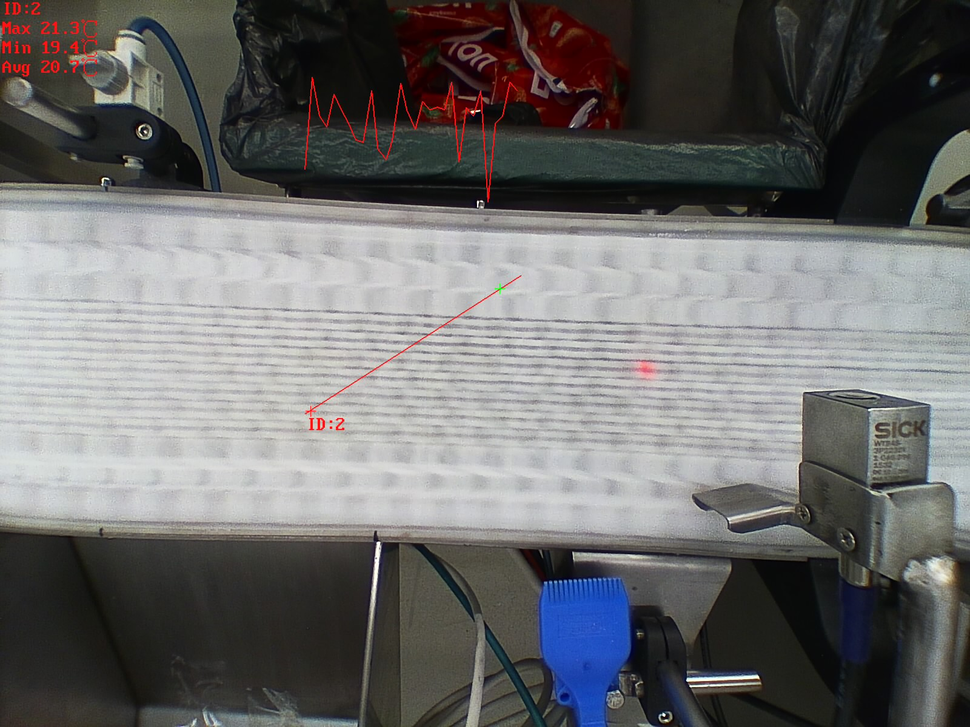
#> input picture datasets/sample.png, 970 x 727 px, shrunk from 1600 x 1200 before the run, given in place of 001.avi, which was not available
$ python algorithm.py
#> lines starting #> are read from the running program, lines starting #| are printed output that depends on the picture; after the words box and inside, x2 and y2 are one past the last pixel; in counts of white or black regions, pixels touching at a corner belong together; pictures that were not available may be replaced by others from this repository, and a replacement may not be noted
import cv2
import numpy as np
import glob
from tqdm import tqdm
import imutils
import time

speed = 100


def create_video(dataset: str, video: str, size: tuple):
    out = cv2.VideoWriter(video, cv2.VideoWriter_fourcc(*'DIVX'), 24, size)
    for filename in tqdm(glob.glob(f'{dataset}/*.jpg')):
        frame = cv2.imread(filename)
        out.write(frame)
    out.release()


def classify(number_normal_pixels, number_defect_pixels):
    ratio = number_normal_pixels / number_defect_pixels
    if 10 <= ratio <= 65:
        return 'Normal Ice-Cream'
    elif 1 <= ratio < 10:
        return '0.5 Ice-Cream'
    elif ratio < 1:
        return 'Empty Ice-Cream'
    elif ratio > 65:
        return '1.5 Ice-Cream'


def set_speed(value):
    global speed
    speed = max(value, 1)


def find_ice_cream(filename):
#> called with filename = 'dataset/001.avi'
    cap = cv2.VideoCapture(filename)
    cv2.namedWindow(filename)
    avr_time = []
    cv2.createTrackbar('Speed', filename, speed, 100, set_speed)
    flag = False
    number_ice_cream = 0
    number_frame = 0
    for _ in tqdm(range(int(cap.get(cv2.CAP_PROP_FRAME_COUNT)))):
        start = time.time()
        ret, frame = cap.read()
        if not ret:
            break
        else:
            # frame = cv2.imread(filename)
            # frame = cv2.cvtColor(frame, cv2.COLOR_BGR2GRAY)
            roi = frame[60:180]
            cv2.line(roi, (160, 0), (160, 180), (0, 0, 255), 2)
            lower_range_normal = (0, 0, 0)
            upper_range_normal = (50, 50, 50)
            normal_region = cv2.inRange(roi, lower_range_normal, upper_range_normal)
            lower_range_defect = (180, 180, 180)
            upper_range_defect = (255, 255, 255)
            defect_region = cv2.inRange(roi, lower_range_defect, upper_range_defect)
            contours, _ = cv2.findContours(normal_region, cv2.RETR_EXTERNAL, cv2.CHAIN_APPROX_SIMPLE)
            contours2, _ = cv2.findContours(defect_region, cv2.RETR_EXTERNAL, cv2.CHAIN_APPROX_SIMPLE)
            contours += contours2
            if contours:
                max_contour = max(contours, key=cv2.contourArea)
                x, y, w, h = cv2.boundingRect(max_contour)
                roi2 = roi[y:y + h, x:x + w]
                normal_region2 = normal_region[y:y + h, x:x + w]
                defect_region2 = defect_region[y:y + h, x:x + w]
            # normal_region2 = cv2.morphologyEx(normal_region2, cv2.MORPH_CLOSE, kernel)
            # defect_region2 = cv2.morphologyEx(defect_region2, cv2.MORPH_CLOSE, kernel)
                number_defect_pixels = cv2.countNonZero(defect_region2)
                number_normal_pixels = cv2.countNonZero(normal_region2)
                max_pixels = roi2.shape[0] * roi2.shape[1]
            if number_defect_pixels/max_pixels > 0.005 and number_normal_pixels/max_pixels > 0.005:
                if h + w > 160 and not flag:
                    text = classify(number_normal_pixels, number_defect_pixels)
                    with open('result.txt', 'a+') as file:
                        file.write(f'{text}\n')
                    cv2.imwrite(f'result/{number_frame}_{text}.jpg', frame)
                    # cv2.rectangle(roi, (x, y), (x + w, y + h), 255, 2)
                    cv2.putText(frame, text, (0, 15),
                                fontFace=cv2.FONT_HERSHEY_COMPLEX_SMALL, fontScale=1,
                                color=(0, 255, 0), thickness=1)
                    cv2.putText(frame, f'{number_normal_pixels / max_pixels * 100}', (0, 30),
                                fontFace=cv2.FONT_HERSHEY_COMPLEX_SMALL, fontScale=1,
                                color=(0, 255, 0), thickness=1)
                    cv2.putText(frame, f'{number_defect_pixels / max_pixels * 100}', (0, 45),
                                fontFace=cv2.FONT_HERSHEY_COMPLEX_SMALL, fontScale=1,
                                color=(0, 255, 0), thickness=1)
                    flag = True
                    number_ice_cream += 1
            else:
                flag = False
            roi = cv2.cvtColor(roi, cv2.COLOR_BGR2GRAY)
            roi2 = cv2.cvtColor(roi2, cv2.COLOR_BGR2GRAY)
            roi = np.vstack((roi, normal_region, defect_region))
            if contours:
                ice_cream = np.vstack((roi2, normal_region2, defect_region2))
            cv2.imshow(filename, frame)
            cv2.imshow('ROI', roi)
            if contours:
                cv2.imshow('ICE-CREAM', ice_cream)
            avr_time.append(time.time() - start)
            number_frame += 1
            if cv2.waitKey(int(speed)) & 0xFF == ord('q'):
                print(number_ice_cream)
                avr_time = np.array(avr_time)
                print(np.average(avr_time))
                break
#> this loop made 1 pass; (key q is pressed on pass 1)
#> (x, y, w, h, number_defect_pixels, number_normal_pixels) on pass 1: (497, 0, 473, 120, 3, 39342)
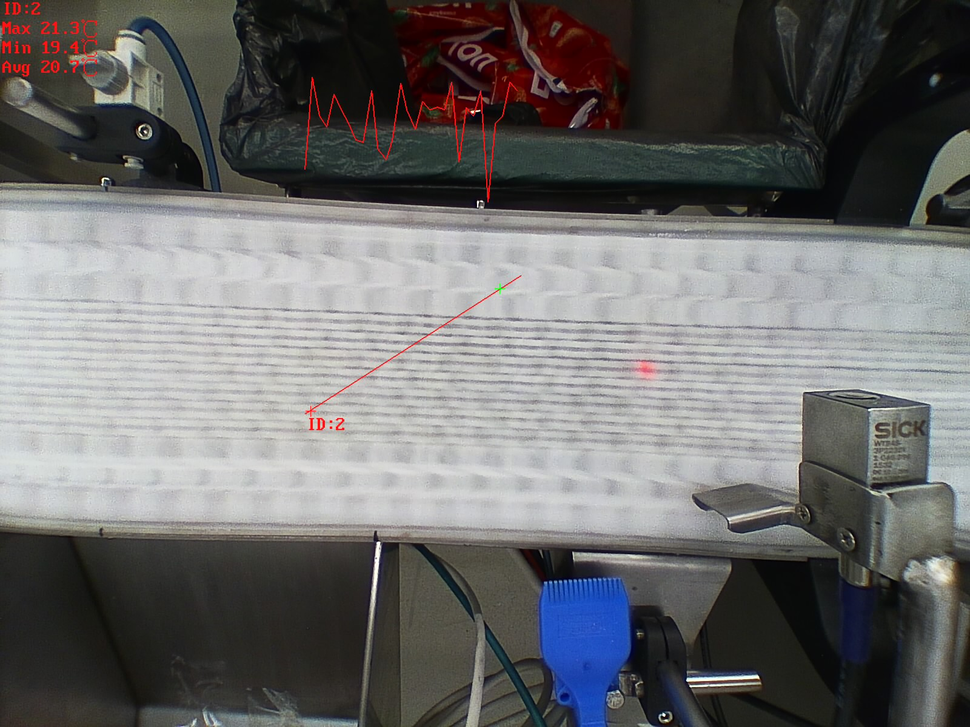
#> input picture datasets/sample.png, 970 x 727 px, shrunk from 1600 x 1200 before the run, given in place of 001.avi, which was not available
#> pass 1, in find_ice_cream, `roi = frame[60:180]`:
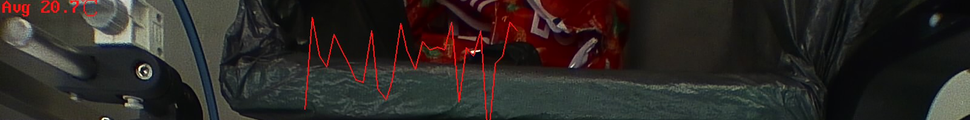
#> roi: shape (120, 970, 3); mean B, G, R 37.7, 40.6, 45.2
#> pass 1, in find_ice_cream, `normal_region = cv2.inRange(roi, lower_range_normal, upper_range_normal)`:
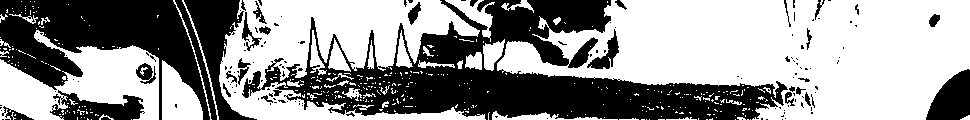
#> normal_region: shape (120, 970); 58.8% white; 158 black regions (127 under 20 px), largest, box (x1, y1, x2, y2) and area: (242, 0, 788, 120) 26562, (0, 0, 210, 120) 11871, (184, 0, 257, 120) 2989
#> pass 1, in find_ice_cream, `defect_region = cv2.inRange(roi, lower_range_defect, upper_range_defect)`:
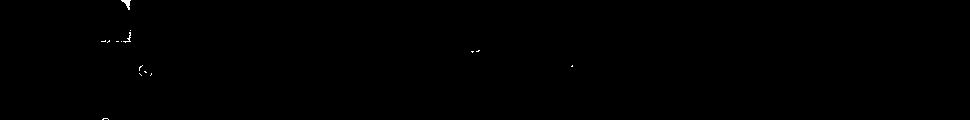
#> defect_region: shape (120, 970); 0.11% white in thin lines or dots, all inside (x1, y1, x2, y2) = (101, 0, 573, 120)
#> pass 1, in find_ice_cream, `roi2 = roi[y:y + h, x:x + w]`:
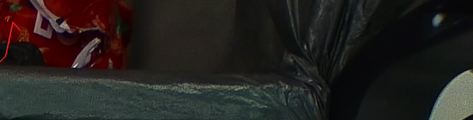
#> roi2: shape (120, 473, 3); mean B, G, R 31.2, 33.7, 37.1
#> after the loop:
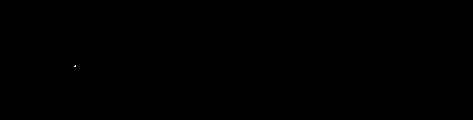
#> defect_region2: shape (120, 473); 0.01% white in thin lines or dots, all inside (x1, y1, x2, y2) = (74, 65, 76, 67)
#> after the loop:
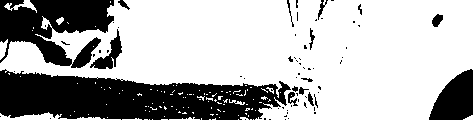
#> normal_region2: shape (120, 473); 69.3% white; 69 black regions (54 under 20 px), largest, box (x1, y1, x2, y2) and area: (0, 69, 291, 120) 10051, (0, 0, 114, 68) 4662, (429, 69, 473, 120) 1532
#> after the loop:
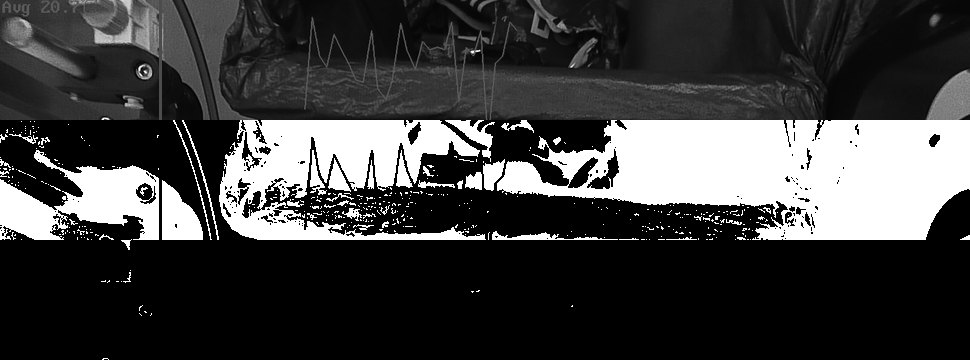
#> roi: shape (360, 970); min 0, max 255, mean 63.9
#> after the loop, avr_time = [0.267]; number_frame = 1; number_ice_cream = 0
    cap.release()
    cv2.destroyAllWindows()


if __name__ == '__main__':
    # create_video('showVideo1/images_1', 'dataset/001.avi', (320, 240))
    find_ice_cream('dataset/001.avi')
